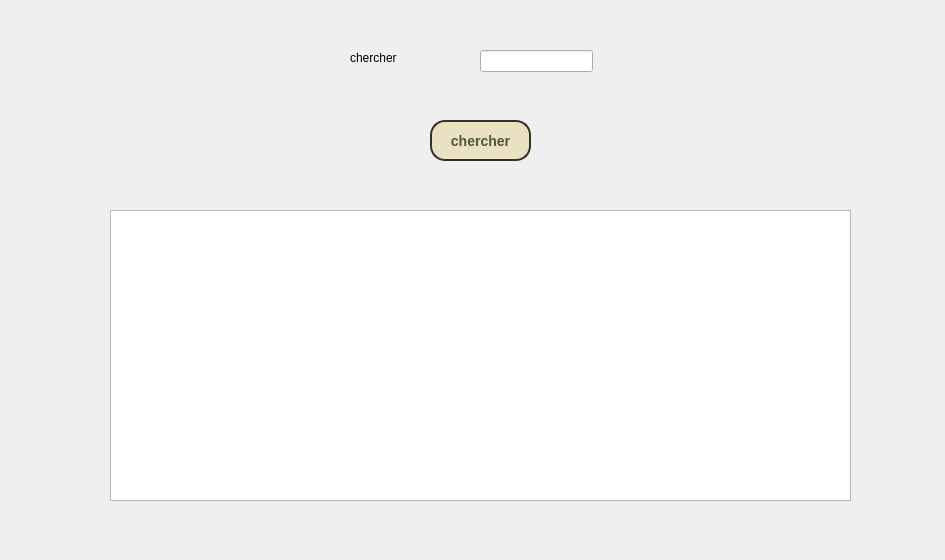
<?xml version="1.0" encoding="UTF-8"?>
<ui version="4.0">
 <class>chercher_bus</class>
 <widget class="QDialog" name="chercher_bus">
  <property name="geometry">
   <rect>
    <x>0</x>
    <y>0</y>
    <width>945</width>
    <height>560</height>
   </rect>
  </property>
  <property name="windowTitle">
   <string>Dialog</string>
  </property>
  <widget class="QTableView" name="tableView">
   <property name="geometry">
    <rect>
     <x>110</x>
     <y>210</y>
     <width>741</width>
     <height>291</height>
    </rect>
   </property>
  </widget>
  <widget class="QLineEdit" name="lineEdit">
   <property name="geometry">
    <rect>
     <x>480</x>
     <y>50</y>
     <width>113</width>
     <height>22</height>
    </rect>
   </property>
  </widget>
  <widget class="QLabel" name="label">
   <property name="geometry">
    <rect>
     <x>350</x>
     <y>50</y>
     <width>55</width>
     <height>16</height>
    </rect>
   </property>
   <property name="text">
    <string>chercher</string>
   </property>
  </widget>
  <widget class="QPushButton" name="pushButton">
   <property name="geometry">
    <rect>
     <x>430</x>
     <y>120</y>
     <width>101</width>
     <height>41</height>
    </rect>
   </property>
   <property name="styleSheet">
    <string notr="true">box-shadow: 0px 1px 0px 0px #1c1b18;
	background:linear-gradient(to bottom, #eae0c2 5%, #ccc2a6 100%);
	background-color:#eae0c2;
	border-radius:15px;
	border:2px solid #333029;
	display:inline-block;
	cursor:pointer;
	color:#505739;
	font-family:Arial;
	font-size:14px;
	font-weight:bold;
	padding:12px 16px;
	text-decoration:none;
	text-shadow:0px 1px 0px #ffffff;</string>
   </property>
   <property name="text">
    <string>chercher</string>
   </property>
  </widget>
  <widget class="QLabel" name="label_2">
   <property name="geometry">
    <rect>
     <x>-10</x>
     <y>0</y>
     <width>991</width>
     <height>561</height>
    </rect>
   </property>
   <property name="text">
    <string/>
   </property>
   <property name="pixmap">
    <pixmap>../voyage-maroc11.jpg</pixmap>
   </property>
  </widget>
  <zorder>label_2</zorder>
  <zorder>tableView</zorder>
  <zorder>lineEdit</zorder>
  <zorder>label</zorder>
  <zorder>pushButton</zorder>
 </widget>
 <resources/>
 <connections/>
</ui>
